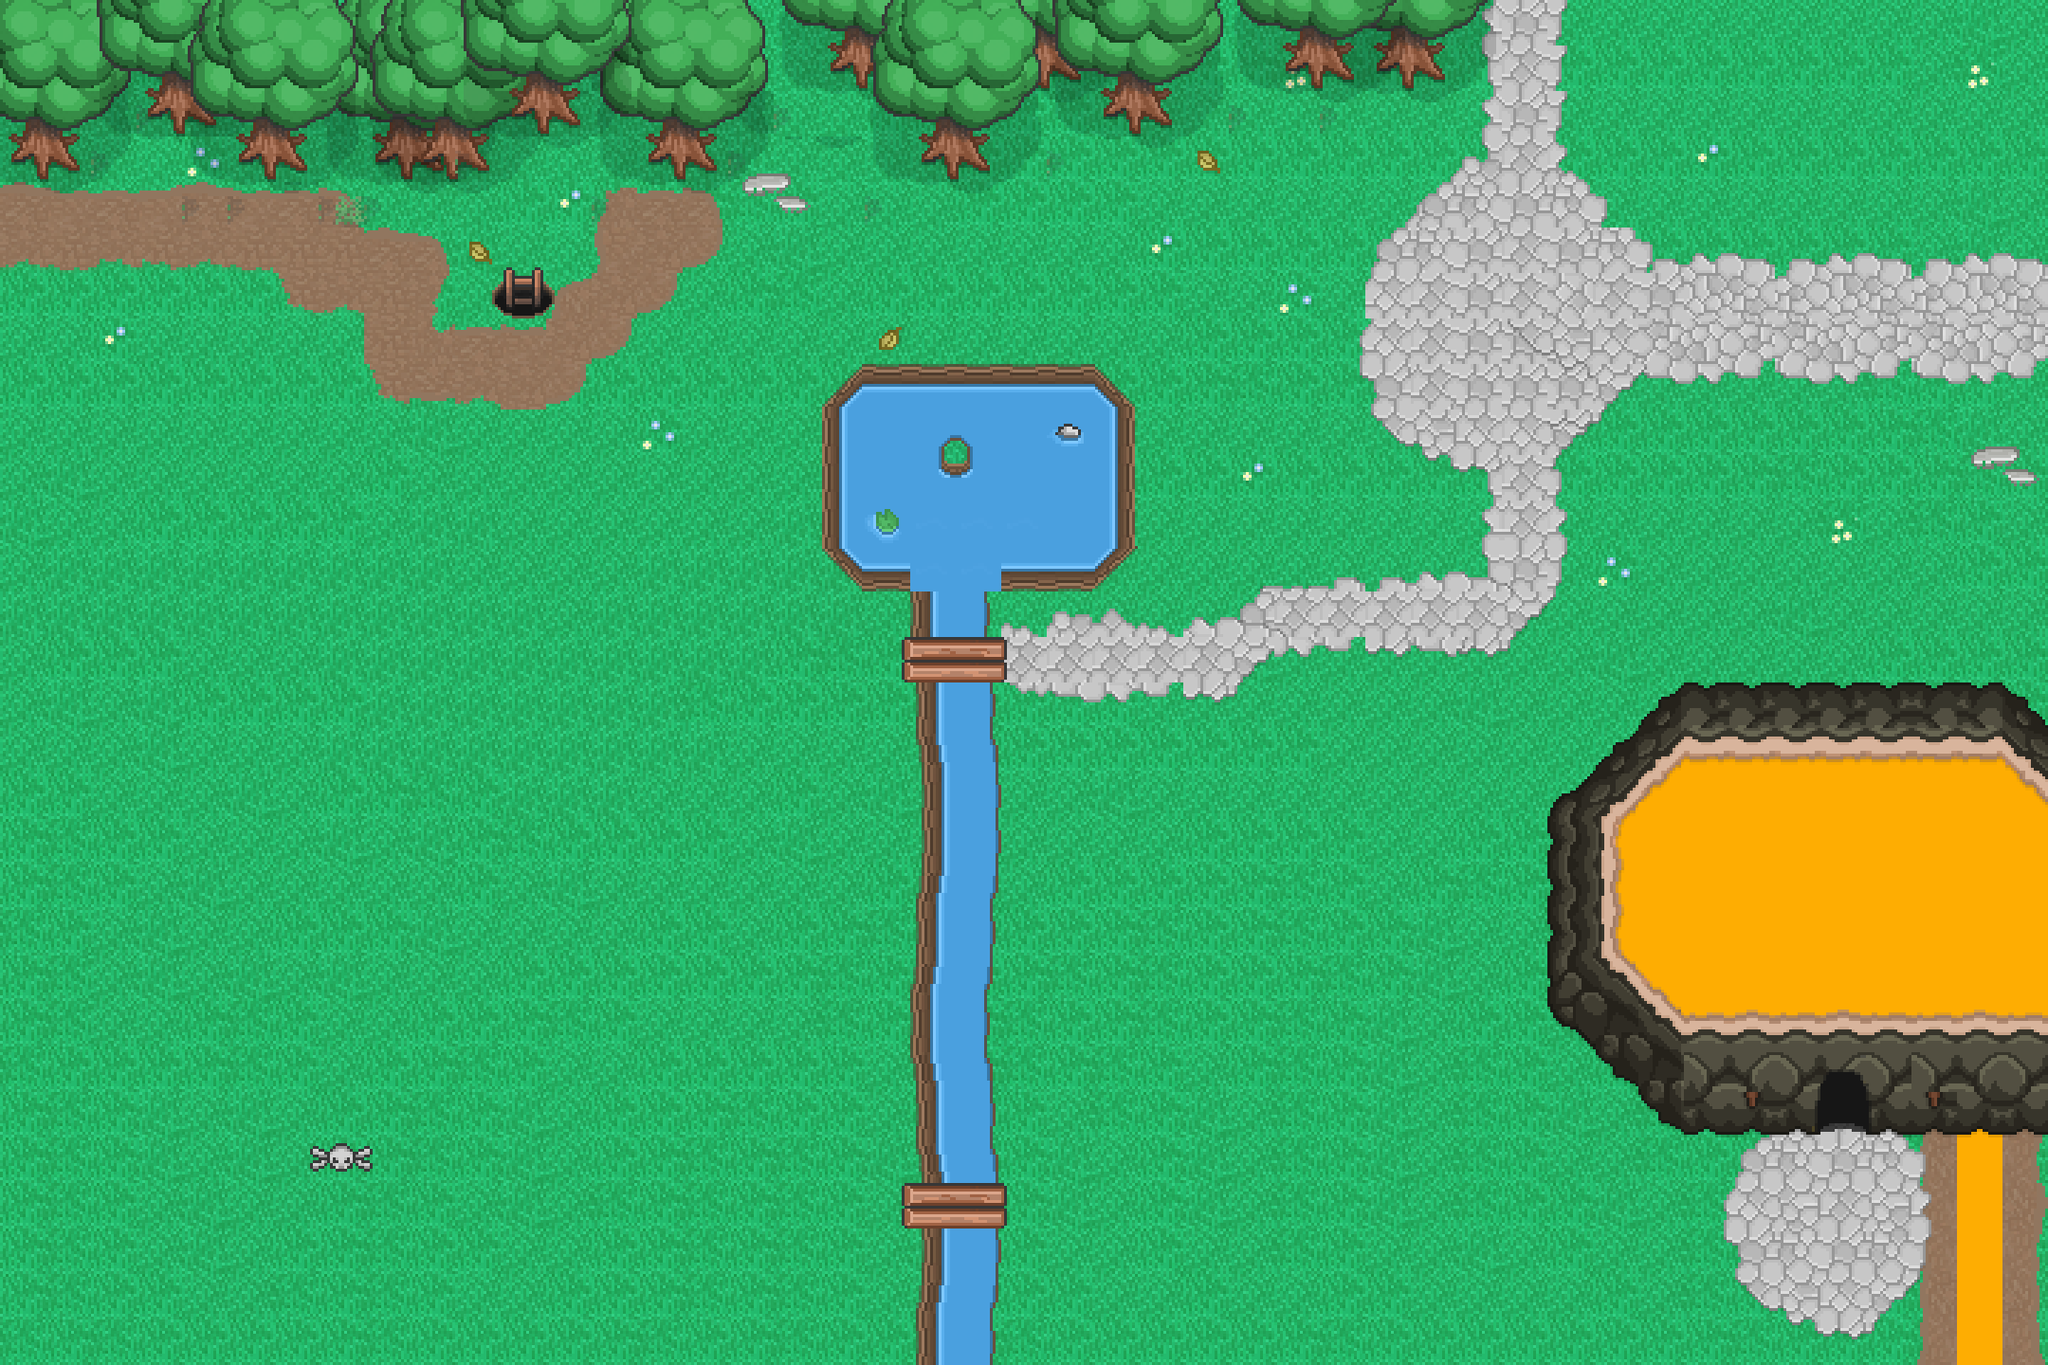

The image is a tile-based game level rendered from a .tmx file. Its description and source (layers, tilesets, objects; grid data summarised) follow:
An orthogonal 45x30 tile map with 48x48 px tiles, 8 tile layers (ground, pathways, pathways2, pathways3, ...).

<map version="1.0" tiledversion="1.1.6" orientation="orthogonal" renderorder="right-up" width="45" height="30" tilewidth="48" tileheight="48" infinite="0" nextobjectid="1">
 <tileset firstgid="1" source="tilesheet2.tsx" />
 <layer name="ground" width="45" height="30">
  <data>[1350 cells, 1349 non-empty, 21 distinct tile ids]</data>
 </layer>
 <layer name="pathways" width="45" height="30">
  <data>[1350 cells, 311 non-empty, 76 distinct tile ids]</data>
 </layer>
 <layer name="pathways2" width="45" height="30">
  <data>[1350 cells, 92 non-empty, 36 distinct tile ids]</data>
 </layer>
 <layer name="pathways3" width="45" height="30">
  <data>[1350 cells, 49 non-empty, 16 distinct tile ids]</data>
 </layer>
 <layer name="objects" width="45" height="30">
  <data>[1350 cells, 198 non-empty, 95 distinct tile ids]</data>
 </layer>
 <layer name="objects2" width="45" height="30">
  <data>[1350 cells, 106 non-empty, 30 distinct tile ids]</data>
 </layer>
 <layer name="objects3" width="45" height="30">
  <data>[1350 cells, 106 non-empty, 50 distinct tile ids]</data>
 </layer>
 <layer name="objects4" width="45" height="30">
  <data>[1350 cells, 20 non-empty, 19 distinct tile ids]</data>
 </layer>
</map>
